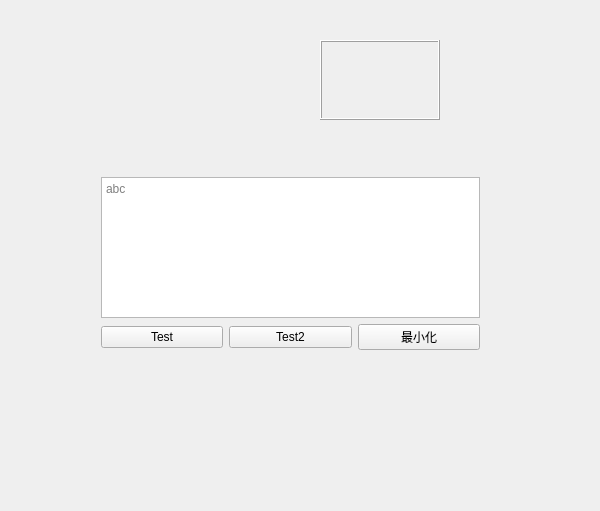
<?xml version="1.0" encoding="UTF-8"?>
<ui version="4.0">
 <class>qttestClass</class>
 <widget class="QWidget" name="qttestClass">
  <property name="windowModality">
   <enum>Qt::NonModal</enum>
  </property>
  <property name="geometry">
   <rect>
    <x>0</x>
    <y>0</y>
    <width>600</width>
    <height>511</height>
   </rect>
  </property>
  <property name="mouseTracking">
   <bool>false</bool>
  </property>
  <property name="windowTitle">
   <string>qttest</string>
  </property>
  <widget class="QWidget" name="gridLayoutWidget">
   <property name="geometry">
    <rect>
     <x>90</x>
     <y>160</y>
     <width>401</width>
     <height>201</height>
    </rect>
   </property>
   <layout class="QGridLayout" name="gridLayout">
    <item row="2" column="0">
     <layout class="QHBoxLayout" name="horizontalLayout">
      <item>
       <widget class="QPushButton" name="TestButt">
        <property name="text">
         <string>Test</string>
        </property>
       </widget>
      </item>
      <item>
       <widget class="QPushButton" name="MaximizeButt">
        <property name="text">
         <string>Test2</string>
        </property>
       </widget>
      </item>
      <item>
       <widget class="QPushButton" name="MinimazeButt">
        <property name="text">
         <string>最小化</string>
        </property>
       </widget>
      </item>
     </layout>
    </item>
    <item row="1" column="0">
     <widget class="QTextEdit" name="myout">
      <property name="sizePolicy">
       <sizepolicy hsizetype="Expanding" vsizetype="Expanding">
        <horstretch>1</horstretch>
        <verstretch>1</verstretch>
       </sizepolicy>
      </property>
      <property name="readOnly">
       <bool>false</bool>
      </property>
      <property name="placeholderText">
       <string>abc</string>
      </property>
     </widget>
    </item>
    <item row="0" column="0">
     <widget class="QFrame" name="frame">
      <property name="frameShape">
       <enum>QFrame::StyledPanel</enum>
      </property>
      <property name="frameShadow">
       <enum>QFrame::Raised</enum>
      </property>
     </widget>
    </item>
   </layout>
  </widget>
  <widget class="QWidget" name="widget" native="true">
   <property name="geometry">
    <rect>
     <x>140</x>
     <y>40</y>
     <width>120</width>
     <height>80</height>
    </rect>
   </property>
  </widget>
  <widget class="QFrame" name="frame_2">
   <property name="geometry">
    <rect>
     <x>320</x>
     <y>40</y>
     <width>120</width>
     <height>80</height>
    </rect>
   </property>
   <property name="frameShape">
    <enum>QFrame::Box</enum>
   </property>
   <property name="frameShadow">
    <enum>QFrame::Raised</enum>
   </property>
  </widget>
 </widget>
 <layoutdefault spacing="6" margin="11"/>
 <resources>
  <include location="qttest.qrc"/>
 </resources>
 <connections>
  <connection>
   <sender>TestButt</sender>
   <signal>clicked()</signal>
   <receiver>qttestClass</receiver>
   <slot>close()</slot>
   <hints>
    <hint type="sourcelabel">
     <x>187</x>
     <y>321</y>
    </hint>
    <hint type="destinationlabel">
     <x>299</x>
     <y>199</y>
    </hint>
   </hints>
  </connection>
  <connection>
   <sender>MaximizeButt</sender>
   <signal>clicked()</signal>
   <receiver>qttestClass</receiver>
   <slot>showWindowSized()</slot>
   <hints>
    <hint type="sourcelabel">
     <x>313</x>
     <y>318</y>
    </hint>
    <hint type="destinationlabel">
     <x>479</x>
     <y>332</y>
    </hint>
   </hints>
  </connection>
  <connection>
   <sender>MinimazeButt</sender>
   <signal>clicked(bool)</signal>
   <receiver>qttestClass</receiver>
   <slot>showMinimized()</slot>
   <hints>
    <hint type="sourcelabel">
     <x>367</x>
     <y>321</y>
    </hint>
    <hint type="destinationlabel">
     <x>299</x>
     <y>199</y>
    </hint>
   </hints>
  </connection>
 </connections>
 <slots>
  <slot>showWindowSized()</slot>
 </slots>
</ui>
